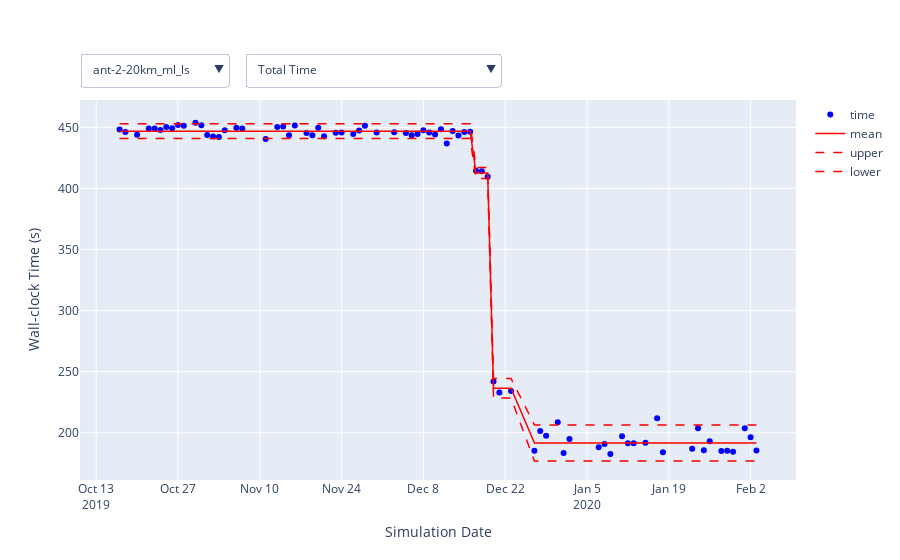

Source (notebook cell):
### Code cell
lines = ['time', 'mean', 'upper', 'lower']
colors = ['blue', 'red', 'red', 'red']
modes = ['markers', 'lines', 'lines', 'lines']
dashes = ['solid', 'solid', 'dash', 'dash']

fig = go.Figure()
# Create series on plot
for line, color, mode, dash in zip(lines, colors, modes, dashes):
    for c in cases:
        if line == 'time':
            fig.add_trace(go.Scatter(
                x=seqs[c][names[0]]['date'],
                y=seqs[c][names[0]][line],
                mode=mode,
                line = dict(color=color, dash=dash, width=1.5),
                name=line,
                visible=True if c==cases[0] else False,
                customdata=seqs[c][names[0]].loc[:, ['date']+list(metadata)],
                hovertemplate=
                "Date: %{customdata[0]}<br>" +
#                 "Albany compiler: %{customdata[1]}<br>" +
                "Albany commit: %{customdata[2]}<br>" +
                "Trilinos commit: %{customdata[3]}" +
                "<extra></extra>",
            ))
        else:
            fig.add_trace(go.Scatter(
                x=seqs[c][names[0]]['date'],
                y=seqs[c][names[0]][line],
                mode=mode,
                line = dict(color=color, dash=dash, width=1.5),
                name=names[0] if line==lines[0] else line,
                visible=True if c==cases[0] else False,
                hoverinfo='skip'
            ))

# Test case dropdown
caseOptions = [dict(
        args=['visible', [True if x==c else False for x in np.tile(cases, len(lines))]],
        label=c,
        method='restyle'
    ) for c in cases]
    
# Timer dropdown
nameOptions = [dict(
        args=['y', [seqs[c][n][line] for line in lines for c in cases]],
        label=n,
        method='restyle'
    ) for n in names]

# Add dropdowns to plot
fig.update_layout(
    updatemenus=[
        go.layout.Updatemenu(
            buttons=list(caseOptions),
            direction="down",
            pad={"r": 10, "t": 10},
            showactive=True,
            x=0,    xanchor="left",
            y=1.15, yanchor="top"
        ),
        go.layout.Updatemenu(
            buttons=list(nameOptions),
            direction="down",
            pad={"r": 10, "t": 10},
            showactive=True,
            x=0.23, xanchor="left",
            y=1.15, yanchor="top"
        ),
    ],
    xaxis_title='Simulation Date',
    yaxis_title='Wall-clock Time (s)'
)

iplot(fig)
